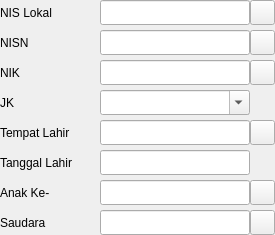
                            <widget class="QWidget" name="widget_20" native="true">
                             <layout class="QGridLayout" name="gridLayout_20" columnminimumwidth="80,0,0,0">
                              <property name="leftMargin">
                               <number>0</number>
                              </property>
                              <property name="topMargin">
                               <number>0</number>
                              </property>
                              <property name="rightMargin">
                               <number>0</number>
                              </property>
                              <property name="bottomMargin">
                               <number>0</number>
                              </property>
                              <property name="horizontalSpacing">
                               <number>0</number>
                              </property>
                              <property name="verticalSpacing">
                               <number>5</number>
                              </property>
                              <item row="0" column="2">
                               <widget class="QLineEdit" name="nis_lokal_le">
                                <property name="minimumSize">
                                 <size>
                                  <width>150</width>
                                  <height>25</height>
                                 </size>
                                </property>
                                <property name="maximumSize">
                                 <size>
                                  <width>16777215</width>
                                  <height>25</height>
                                 </size>
                                </property>
                                <property name="font">
                                 <font>
                                  <family>Segoe UI</family>
                                  <pointsize>10</pointsize>
                                  <weight>50</weight>
                                  <italic>false</italic>
                                  <bold>false</bold>
                                 </font>
                                </property>
                                <property name="alignment">
                                 <set>Qt::AlignLeading|Qt::AlignLeft|Qt::AlignVCenter</set>
                                </property>
                               </widget>
                              </item>
                              <item row="0" column="0">
                               <widget class="QLabel" name="label_94">
                                <property name="text">
                                 <string>NIS Lokal</string>
                                </property>
                               </widget>
                              </item>
                              <item row="1" column="0">
                               <widget class="QLabel" name="label_92">
                                <property name="text">
                                 <string>NISN</string>
                                </property>
                               </widget>
                              </item>
                              <item row="1" column="2">
                               <widget class="QLineEdit" name="nisn_le">
                                <property name="minimumSize">
                                 <size>
                                  <width>150</width>
                                  <height>25</height>
                                 </size>
                                </property>
                                <property name="maximumSize">
                                 <size>
                                  <width>16777215</width>
                                  <height>25</height>
                                 </size>
                                </property>
                                <property name="font">
                                 <font>
                                  <family>Segoe UI</family>
                                  <pointsize>10</pointsize>
                                 </font>
                                </property>
                                <property name="alignment">
                                 <set>Qt::AlignLeading|Qt::AlignLeft|Qt::AlignVCenter</set>
                                </property>
                               </widget>
                              </item>
                              <item row="1" column="1">
                               <widget class="QLabel" name="label_nisn">
                                <property name="sizePolicy">
                                 <sizepolicy hsizetype="Minimum" vsizetype="Fixed">
                                  <horstretch>0</horstretch>
                                  <verstretch>0</verstretch>
                                 </sizepolicy>
                                </property>
                                <property name="minimumSize">
                                 <size>
                                  <width>20</width>
                                  <height>25</height>
                                 </size>
                                </property>
                                <property name="maximumSize">
                                 <size>
                                  <width>20</width>
                                  <height>25</height>
                                 </size>
                                </property>
                                <property name="text">
                                 <string/>
                                </property>
                               </widget>
                              </item>
                              <item row="2" column="0">
                               <widget class="QLabel" name="label_93">
                                <property name="text">
                                 <string>NIK</string>
                                </property>
                               </widget>
                              </item>
                              <item row="2" column="2">
                               <widget class="QLineEdit" name="nik_le">
                                <property name="minimumSize">
                                 <size>
                                  <width>150</width>
                                  <height>25</height>
                                 </size>
                                </property>
                                <property name="maximumSize">
                                 <size>
                                  <width>16777215</width>
                                  <height>25</height>
                                 </size>
                                </property>
                                <property name="font">
                                 <font>
                                  <family>Segoe UI</family>
                                  <pointsize>10</pointsize>
                                  <weight>50</weight>
                                  <italic>false</italic>
                                  <bold>false</bold>
                                 </font>
                                </property>
                                <property name="alignment">
                                 <set>Qt::AlignLeading|Qt::AlignLeft|Qt::AlignVCenter</set>
                                </property>
                               </widget>
                              </item>
                              <item row="3" column="0">
                               <widget class="QLabel" name="label_98">
                                <property name="text">
                                 <string>JK</string>
                                </property>
                               </widget>
                              </item>
                              <item row="2" column="1">
                               <widget class="QLabel" name="label_nik">
                                <property name="sizePolicy">
                                 <sizepolicy hsizetype="Minimum" vsizetype="Fixed">
                                  <horstretch>0</horstretch>
                                  <verstretch>0</verstretch>
                                 </sizepolicy>
                                </property>
                                <property name="minimumSize">
                                 <size>
                                  <width>20</width>
                                  <height>25</height>
                                 </size>
                                </property>
                                <property name="text">
                                 <string/>
                                </property>
                               </widget>
                              </item>
                              <item row="3" column="2">
                               <widget class="QComboBox" name="jk_cbo">
                                <property name="minimumSize">
                                 <size>
                                  <width>150</width>
                                  <height>25</height>
                                 </size>
                                </property>
                                <property name="maximumSize">
                                 <size>
                                  <width>16777215</width>
                                  <height>25</height>
                                 </size>
                                </property>
                                <property name="font">
                                 <font>
                                  <family>Segoe UI</family>
                                  <pointsize>10</pointsize>
                                  <weight>50</weight>
                                  <italic>false</italic>
                                  <bold>false</bold>
                                 </font>
                                </property>
                                <property name="mouseTracking">
                                 <bool>false</bool>
                                </property>
                                <property name="focusPolicy">
                                 <enum>Qt::TabFocus</enum>
                                </property>
                                <property name="editable">
                                 <bool>true</bool>
                                </property>
                               </widget>
                              </item>
                              <item row="4" column="2">
                               <widget class="QLineEdit" name="tmp_lahir_le">
                                <property name="sizePolicy">
                                 <sizepolicy hsizetype="Preferred" vsizetype="Fixed">
                                  <horstretch>0</horstretch>
                                  <verstretch>0</verstretch>
                                 </sizepolicy>
                                </property>
                                <property name="minimumSize">
                                 <size>
                                  <width>150</width>
                                  <height>25</height>
                                 </size>
                                </property>
                                <property name="maximumSize">
                                 <size>
                                  <width>16777215</width>
                                  <height>25</height>
                                 </size>
                                </property>
                                <property name="font">
                                 <font>
                                  <family>Segoe UI</family>
                                  <pointsize>10</pointsize>
                                  <weight>50</weight>
                                  <italic>false</italic>
                                  <bold>false</bold>
                                 </font>
                                </property>
                                <property name="alignment">
                                 <set>Qt::AlignLeading|Qt::AlignLeft|Qt::AlignVCenter</set>
                                </property>
                               </widget>
                              </item>
                              <item row="4" column="0">
                               <widget class="QLabel" name="label_96">
                                <property name="text">
                                 <string>Tempat Lahir</string>
                                </property>
                               </widget>
                              </item>
                              <item row="6" column="0">
                               <widget class="QLabel" name="label_97">
                                <property name="text">
                                 <string>Anak Ke-</string>
                                </property>
                               </widget>
                              </item>
                              <item row="5" column="2">
                               <widget class="QLineEdit" name="tgl_lahir_le">
                                <property name="sizePolicy">
                                 <sizepolicy hsizetype="Preferred" vsizetype="Fixed">
                                  <horstretch>0</horstretch>
                                  <verstretch>0</verstretch>
                                 </sizepolicy>
                                </property>
                                <property name="minimumSize">
                                 <size>
                                  <width>150</width>
                                  <height>25</height>
                                 </size>
                                </property>
                                <property name="maximumSize">
                                 <size>
                                  <width>16777215</width>
                                  <height>25</height>
                                 </size>
                                </property>
                                <property name="font">
                                 <font>
                                  <family>Segoe UI</family>
                                  <pointsize>10</pointsize>
                                  <weight>50</weight>
                                  <italic>false</italic>
                                  <bold>false</bold>
                                 </font>
                                </property>
                                <property name="alignment">
                                 <set>Qt::AlignLeading|Qt::AlignLeft|Qt::AlignVCenter</set>
                                </property>
                               </widget>
                              </item>
                              <item row="5" column="0">
                               <widget class="QLabel" name="label_95">
                                <property name="text">
                                 <string>Tanggal Lahir</string>
                                </property>
                               </widget>
                              </item>
                              <item row="7" column="0">
                               <widget class="QLabel" name="label_99">
                                <property name="text">
                                 <string>Saudara</string>
                                </property>
                               </widget>
                              </item>
                              <item row="7" column="2">
                               <widget class="QLineEdit" name="jumlah_saudara_le">
                                <property name="minimumSize">
                                 <size>
                                  <width>150</width>
                                  <height>25</height>
                                 </size>
                                </property>
                                <property name="maximumSize">
                                 <size>
                                  <width>16777215</width>
                                  <height>25</height>
                                 </size>
                                </property>
                                <property name="font">
                                 <font>
                                  <family>Segoe UI</family>
                                  <pointsize>10</pointsize>
                                  <weight>50</weight>
                                  <italic>false</italic>
                                  <bold>false</bold>
                                 </font>
                                </property>
                                <property name="alignment">
                                 <set>Qt::AlignLeading|Qt::AlignLeft|Qt::AlignVCenter</set>
                                </property>
                               </widget>
                              </item>
                              <item row="6" column="2">
                               <widget class="QLineEdit" name="anak_ke_le">
                                <property name="minimumSize">
                                 <size>
                                  <width>150</width>
                                  <height>25</height>
                                 </size>
                                </property>
                                <property name="maximumSize">
                                 <size>
                                  <width>16777215</width>
                                  <height>25</height>
                                 </size>
                                </property>
                                <property name="font">
                                 <font>
                                  <family>Segoe UI</family>
                                  <pointsize>10</pointsize>
                                  <weight>50</weight>
                                  <italic>false</italic>
                                  <bold>false</bold>
                                 </font>
                                </property>
                                <property name="alignment">
                                 <set>Qt::AlignLeading|Qt::AlignLeft|Qt::AlignVCenter</set>
                                </property>
                               </widget>
                              </item>
                              <item row="0" column="3">
                               <widget class="QPushButton" name="copy_nis_lokal">
                                <property name="minimumSize">
                                 <size>
                                  <width>25</width>
                                  <height>25</height>
                                 </size>
                                </property>
                                <property name="maximumSize">
                                 <size>
                                  <width>25</width>
                                  <height>25</height>
                                 </size>
                                </property>
                                <property name="text">
                                 <string/>
                                </property>
                                <property name="flat">
                                 <bool>false</bool>
                                </property>
                               </widget>
                              </item>
                              <item row="1" column="3">
                               <widget class="QPushButton" name="copy_nisn">
                                <property name="minimumSize">
                                 <size>
                                  <width>25</width>
                                  <height>25</height>
                                 </size>
                                </property>
                                <property name="maximumSize">
                                 <size>
                                  <width>25</width>
                                  <height>25</height>
                                 </size>
                                </property>
                                <property name="text">
                                 <string/>
                                </property>
                                <property name="flat">
                                 <bool>false</bool>
                                </property>
                               </widget>
                              </item>
                              <item row="2" column="3">
                               <widget class="QPushButton" name="copy_nik">
                                <property name="minimumSize">
                                 <size>
                                  <width>25</width>
                                  <height>25</height>
                                 </size>
                                </property>
                                <property name="maximumSize">
                                 <size>
                                  <width>25</width>
                                  <height>25</height>
                                 </size>
                                </property>
                                <property name="text">
                                 <string/>
                                </property>
                                <property name="flat">
                                 <bool>false</bool>
                                </property>
                               </widget>
                              </item>
                              <item row="4" column="3">
                               <widget class="QPushButton" name="copy_tmp">
                                <property name="minimumSize">
                                 <size>
                                  <width>25</width>
                                  <height>25</height>
                                 </size>
                                </property>
                                <property name="maximumSize">
                                 <size>
                                  <width>25</width>
                                  <height>25</height>
                                 </size>
                                </property>
                                <property name="text">
                                 <string/>
                                </property>
                                <property name="flat">
                                 <bool>false</bool>
                                </property>
                               </widget>
                              </item>
                              <item row="6" column="3">
                               <widget class="QPushButton" name="copy_anak_ke">
                                <property name="minimumSize">
                                 <size>
                                  <width>25</width>
                                  <height>25</height>
                                 </size>
                                </property>
                                <property name="maximumSize">
                                 <size>
                                  <width>25</width>
                                  <height>25</height>
                                 </size>
                                </property>
                                <property name="text">
                                 <string/>
                                </property>
                                <property name="flat">
                                 <bool>false</bool>
                                </property>
                               </widget>
                              </item>
                              <item row="7" column="3">
                               <widget class="QPushButton" name="copy_saudara">
                                <property name="minimumSize">
                                 <size>
                                  <width>25</width>
                                  <height>25</height>
                                 </size>
                                </property>
                                <property name="maximumSize">
                                 <size>
                                  <width>25</width>
                                  <height>25</height>
                                 </size>
                                </property>
                                <property name="text">
                                 <string/>
                                </property>
                                <property name="flat">
                                 <bool>false</bool>
                                </property>
                               </widget>
                              </item>
                             </layout>
                            </widget>
